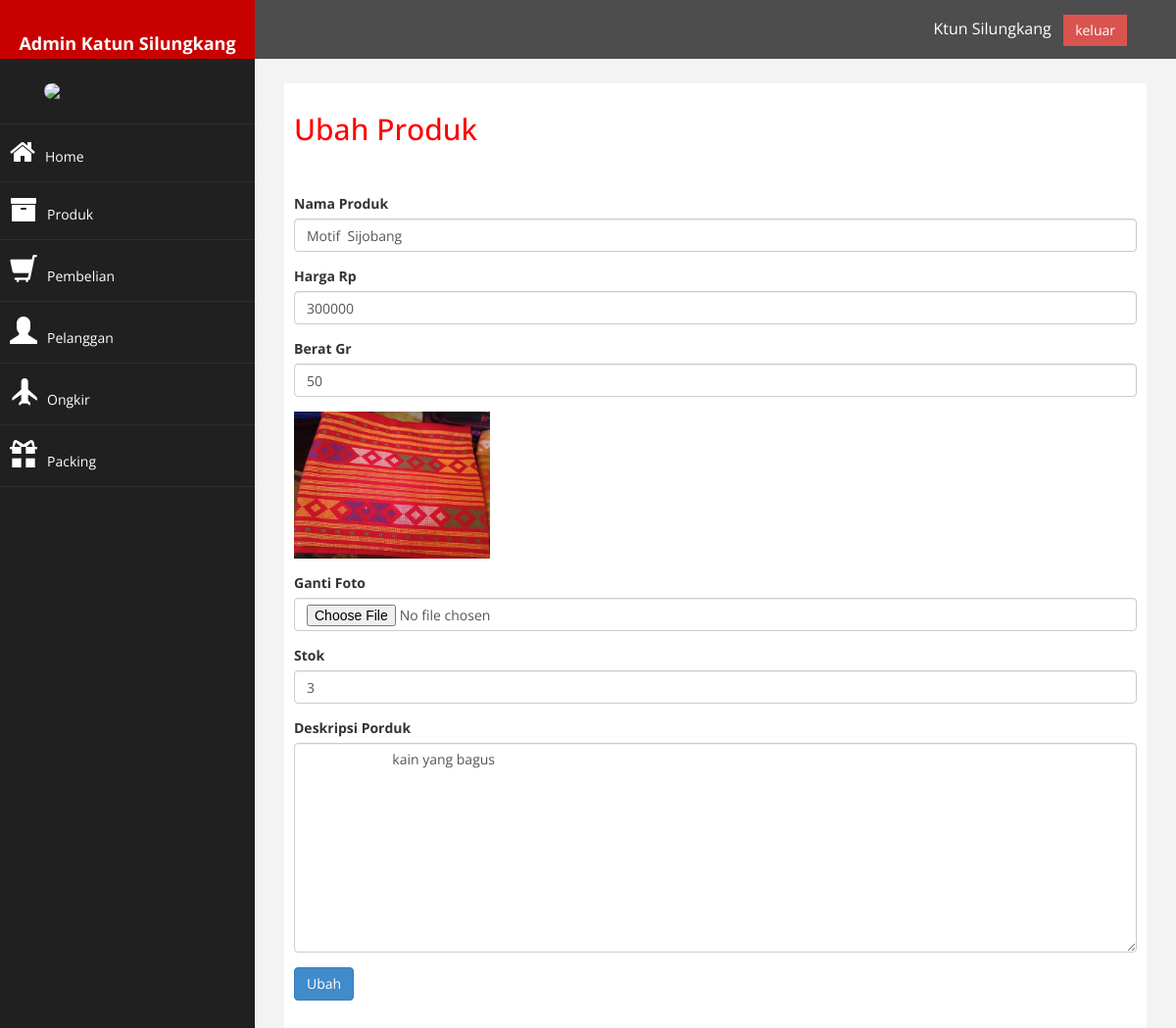
The app's page /admin/index.php?halaman=ubahproduk&id=4 (signed in) with its own data.
### tables this page shows
CREATE TABLE `produk` (
  `id_produk` int(11) NOT NULL,
  `nama_produk` varchar(100) NOT NULL,
  `harga_produk` int(11) NOT NULL,
  `berat` int(11) NOT NULL,
  `foto_produk` varchar(100) NOT NULL,
  `deskripsi_produk` text NOT NULL,
  `stok_produk` int(5) NOT NULL
);

### admin/ubahproduk.php (the view, shortened to what this page needs)
<h2>Ubah Produk</h2>
<?php
$ambil = $koneksi->query("SELECT * FROM produk WHERE id_produk='$_GET[id]'");
$pecah = $ambil->fetch_assoc();
?>
<br></br>
<form method="post" enctype="multipart/form-data">
	<div class="form-group">
		<label>Nama Produk</label>
		<input type="text" class="form-control" name="nama" value="<?php echo $pecah['nama_produk']; ?>">
	</div>
	<div class="form-group">
		<label>Harga Rp</label>
		<input type="number" class="form-control" name="harga" value="<?php echo $pecah['harga_produk']; ?>">
	</div>
	<div class="form-group">
		<label>Berat Gr</label>
		<input type="number" class="form-control" name="berat" value="<?php echo $pecah['berat']; ?>">
	</div>
	<div class="form-group">
		<img src="../foto_produk/<?php echo $pecah['foto_produk'] ?>" width="200">
	</div>
	<div class="form-group">
		<label>Ganti Foto</label>
		<input type="file" name="foto" class="form-control">
	</div>
	<div class="form-group">
		<label>Stok</label>
		<input type="number" class="form-control" name="stok" value="<?php echo $pecah['stok_produk']; ?>">
	</div>
	<div class="form-group">
		<label>Deskripsi Porduk</label>
		<textarea name="deskripsi" class="form-control" rows="10">
			<?php echo $pecah['deskripsi_produk']; ?>
		</textarea>
	</div>
	<button class="btn btn-primary" name="ubah">Ubah</button>
</form>

### admin/assets/css/custom.css (style rules this page uses)
body { font-family: 'Open Sans', sans-serif; }
h2 { color: #f00; }

### records on screen
produk: nama "Motif Sijobang", harga "300000", berat "50", foto_produk (picture), stok "3", deskripsi "kain yang bagus"
